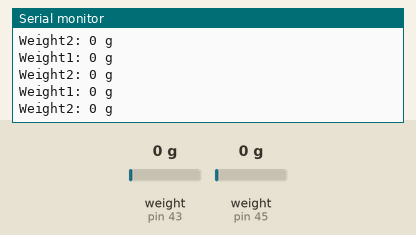
The sketch below on a simulated Arduino Mega 2560, built with avr-gcc and run on an emulated ATmega2560. Shown: the last lines printed to the serial monitor. The inputs (shaded band) are chosen by the test bench; at power-on: weight on the scale (sensors on pin 43, pin 45) 0 g.

Above: at 4.2 s.
4.3 s: weight on the scale (sensor on pin 43) set to 100 g
At 5.0 s:
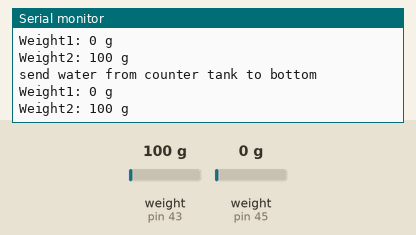
6.6 s: weight on the scale (sensor on pin 45) set to 1250 g
At 9.4 s:
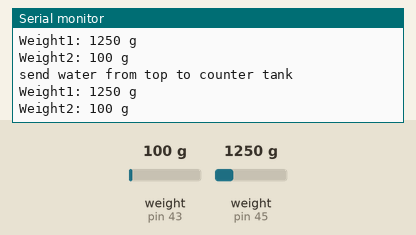
9.6 s: weight on the scale (sensor on pin 43) set to 1250 g
At 9.98 s:
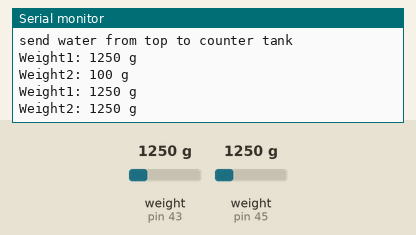
11.1 s: weight on the scale (sensor on pin 45) set to 100 g
At 11.8 s:
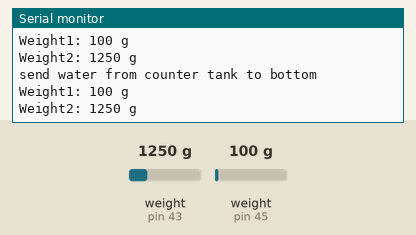
Timing chart, 0 to 14.1 s (numbered marks = the images above; inputs shaded):
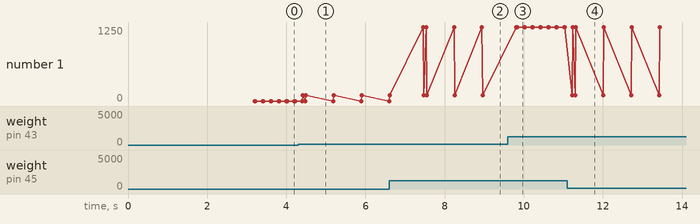

Measured:
- after the input at 4.3 s, the serial monitor: prints a new line after 0.12 s (image 1)
- after the input at 6.6 s, the serial monitor: prints a new line after 0.86 s (image 2)
- after the input at 9.6 s, the serial monitor: prints a new line after 0.23 s (image 3)
- after the input at 11.1 s, the serial monitor: prints a new line after 0.12 s (image 4)

The sketch:

load_cell.ino
```cpp
#include "HX711.h"

// Define pins for HX711
#define DT_PIN1 45
#define SCK_PIN1 44
#define DT_PIN2 43
#define SCK_PIN2 42

int roundedWeight1;  // lift
int roundedWeight2;  // counterweight

HX711 scale1;
HX711 scale2;

void setup() {
  Serial.begin(9600);
  Serial.println("Initializing load cells...");

  scale1.begin(DT_PIN1, SCK_PIN1);
  scale2.begin(DT_PIN2, SCK_PIN2);

  delay(1000);  // Wait for stabilization

  scale1.tare();
  scale2.tare();
  Serial.println("Tare done. Ready to read weight.");

  scale1.set_scale(420);  // Adjust based on calibration
  scale2.set_scale(420);  // Adjust based on calibration
}

void loop() {
  // Read actual weights
  float weight1 = scale1.get_units();
  float weight2 = scale2.get_units();

  // Round to nearest 50g
  roundedWeight1 = round(weight1 / 50.0) * 50;
  roundedWeight2 = round(weight2 / 50.0) * 50;

  // Prevent negative values
  if (roundedWeight1 < 0) roundedWeight1 = 0;
  if (roundedWeight2 < 0) roundedWeight2 = 0;

  // Print current weights
  Serial.print("Weight1: ");
  Serial.print(roundedWeight1);
  Serial.println(" g");

  Serial.print("Weight2: ");
  Serial.print(roundedWeight2);
  Serial.println(" g");

  // Compare and take action
  if (roundedWeight1 > roundedWeight2) {
    while (roundedWeight1 > roundedWeight2) {
      Serial.println("send water from top to counter tank");

      Serial.print("Weight1: ");
      Serial.print(roundedWeight1);
      Serial.println(" g");

      Serial.print("Weight2: ");
      Serial.print(roundedWeight2);
      Serial.println(" g");

      delay(500);  // avoid flooding the serial monitor

      // Update readings
      weight1 = scale1.get_units();
      weight2 = scale2.get_units();
      roundedWeight1 = round(weight1 / 50.0) * 50;
      roundedWeight2 = round(weight2 / 50.0) * 50;

      if (roundedWeight1 < 0) roundedWeight1 = 0; // FIXED
      if (roundedWeight2 < 0) roundedWeight2 = 0;
    }
  }

  if (roundedWeight1 < roundedWeight2) {
    while (roundedWeight1 < roundedWeight2) {
      Serial.println("send water from counter tank to bottom");

      Serial.print("Weight1: ");
      Serial.print(roundedWeight1);
      Serial.println(" g");

      Serial.print("Weight2: ");
      Serial.print(roundedWeight2);
      Serial.println(" g");

      delay(500);  // avoid flooding the serial monitor

      // Update readings
      weight1 = scale1.get_units();
      weight2 = scale2.get_units();
      roundedWeight1 = round(weight1 / 50.0) * 50; // FIXED SIGN
      roundedWeight2 = round(weight2 / 50.0) * 50;

      if (roundedWeight1 < 0) roundedWeight1 = 0;
      if (roundedWeight2 < 0) roundedWeight2 = 0;
    }
  }
}
```
